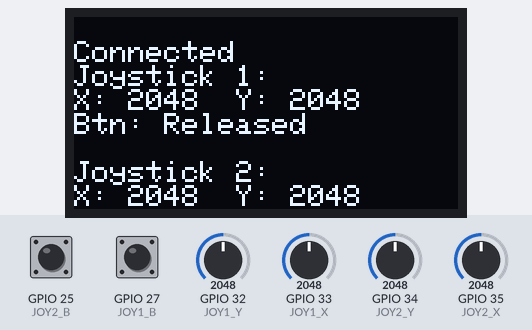
This sketch was run on a simulated ESP32. Parts: 128×64 one-colour display. Inputs (shaded band) come from the test bench; at power-on: GPIO 27 (JOY1_B) HIGH, GPIO 32 (JOY1_Y) = 2048, GPIO 33 (JOY1_X) = 2048, GPIO 34 (JOY2_Y) = 2048, GPIO 35 (JOY2_X) = 2048, GPIO 25 (JOY2_B) HIGH.

Above: at 1.2 s.
1.3 s: GPIO 27 (JOY1_B) pulled LOW for 0.15 s
At 1.5 s:
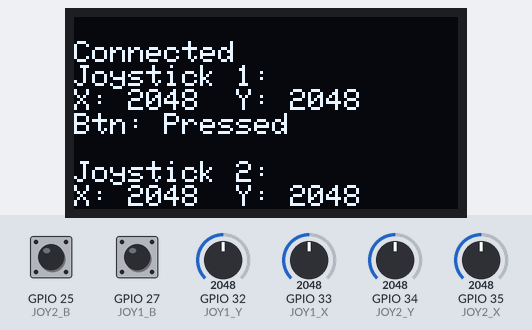
3.0 s: GPIO 32 (JOY1_Y) set to 2866
At 3.8 s:
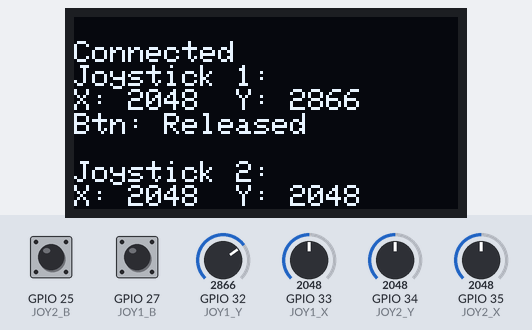
4.5 s: GPIO 33 (JOY1_X) set to 2866
At 5.4 s:
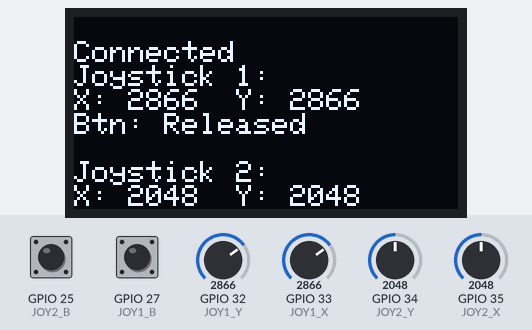
6.0 s: GPIO 34 (JOY2_Y) set to 2866
At 7.0 s:
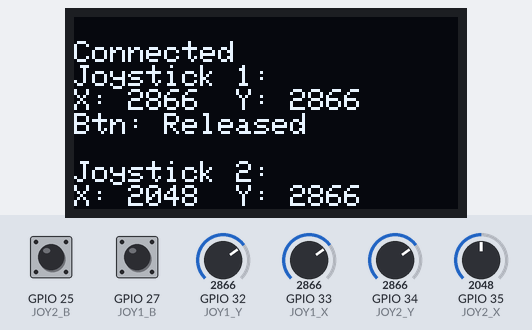
7.6 s: GPIO 35 (JOY2_X) set to 2866
At 8.5 s:
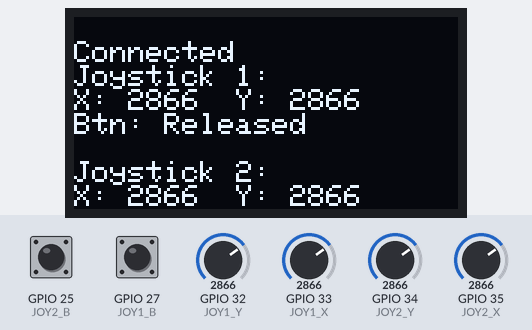
9.2 s: GPIO 27 (JOY1_B) pulled LOW for 1 s
At 10.0 s:
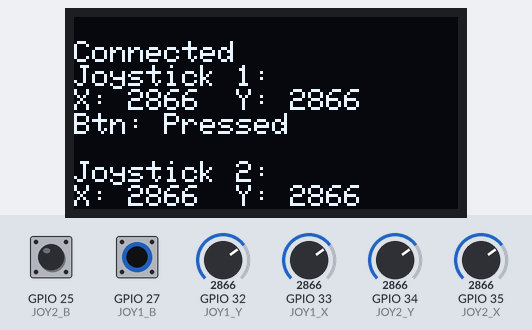
Timing chart, 0 to 12.2 s (numbered marks = the images above; inputs shaded):
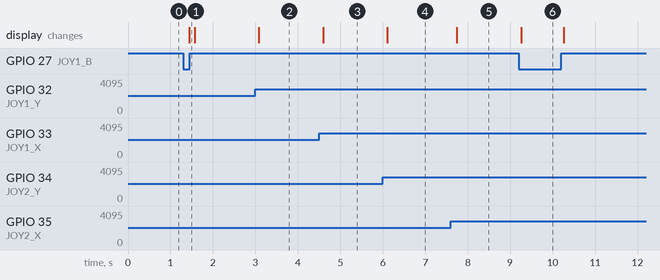

Measured:
- after the input at 1.3 s, the display: changes after 0.14 s (image 1)
- after the input at 3.0 s, the display: changes after 0.08 s (image 2)
- after the input at 4.5 s, the display: changes after 0.09 s (image 3)
- after the input at 6.0 s, the display: changes after 0.11 s (image 4)
- after the input at 7.6 s, the display: changes after 0.15 s (image 5)
- after the input at 9.2 s, the display: changes after 0.06 s (image 6)

The sketch:

screen_prpmeteriometer.ino
```cpp
#include <Wire.h>
#include <Adafruit_GFX.h>
#include <Adafruit_SSD1306.h>

#define SCREEN_WIDTH 128
#define SCREEN_HEIGHT 64
Adafruit_SSD1306 display(SCREEN_WIDTH, SCREEN_HEIGHT, &Wire, -1);

// Joystick 1
#define JOY1_X 33
#define JOY1_Y 32
#define JOY1_B 27

// Joystick 2
#define JOY2_X 35
#define JOY2_Y 34
#define JOY2_B 25

void setup() {
  Serial.begin(115200);

  pinMode(JOY1_B, INPUT_PULLUP);
  pinMode(JOY2_B, INPUT_PULLUP);

  if (!display.begin(SSD1306_SWITCHCAPVCC, 0x3C)) {
    Serial.println("SSD1306 failed!");
    while (true);
  }

  display.clearDisplay();
  display.setTextSize(1);
  display.setTextColor(WHITE);
}

void loop() {
  // Đọc joystick 1
  int joy1X = analogRead(JOY1_X);
  int joy1Y = analogRead(JOY1_Y);
  bool joy1Btn = digitalRead(JOY1_B) == LOW;

  // Đọc joystick 2
  int joy2X = analogRead(JOY2_X);
  int joy2Y = analogRead(JOY2_Y);
  bool joy2Btn = digitalRead(JOY2_B) == LOW;

  // Hiển thị lên màn hình
  display.clearDisplay();
  display.setCursor(0, 0);

    display.println(); // Dòng trống

    display.println("Connected");
  display.println("Joystick 1:");
  display.print("X: "); display.print(joy1X);
  display.print("  Y: "); display.println(joy1Y);
  display.print("Btn: ");
  display.println(joy1Btn ? "Pressed" : "Released");

  display.println(); // Dòng trống

  display.println("Joystick 2:");
  display.print("X: "); display.print(joy2X);
  display.print("  Y: "); display.println(joy2Y);
  display.print("Btn: ");
  display.println(joy2Btn ? "Pressed" : "Released");

  display.display();

  delay(100); // Cập nhật mỗi 100ms
}
```
